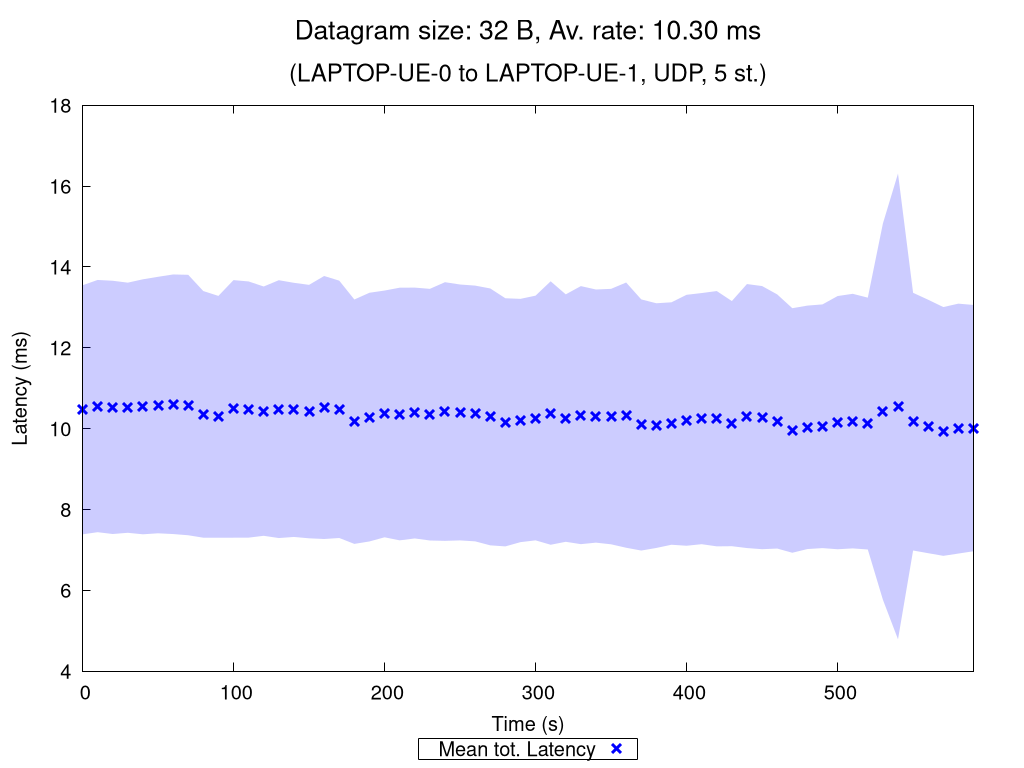

Write gnuplot code to recreate this figure.
set terminal pngcairo nocrop enhanced size 1024,768 font "Verdana,15"
set output "UDP_5_st_2020_10_12_00-33-42_one2two_00032B.png"

set title "{/=20 Datagram size: 32 B, Av. rate: 10.30 ms}\n\n{/=18 (LAPTOP-UE-0 to LAPTOP-UE-1, UDP, 5 st.)}"

set xlabel "Time (s)"
set ylabel "Latency (ms)"
set ytics nomirror
set key bmargin center horizontal box samplen 1 width -1
set bmargin 4.6
set rmargin 4.5

rf = 1.0  # rate factor
set style fill transparent solid 0.2 noborder
set autoscale xfix
plot "UDP_5_st_2020_10_12_00-33-42_one2two_00032B_iperf_processed.dat" using 1:($2/rf-$3/rf):($2/rf+$3/rf) with filledcurves lc rgb "blue" notitle, \
     "" using 1:($2/rf) with points pt 2 ps 1.5 lw 3 lc rgb "blue" title "Mean tot. Latency", \
